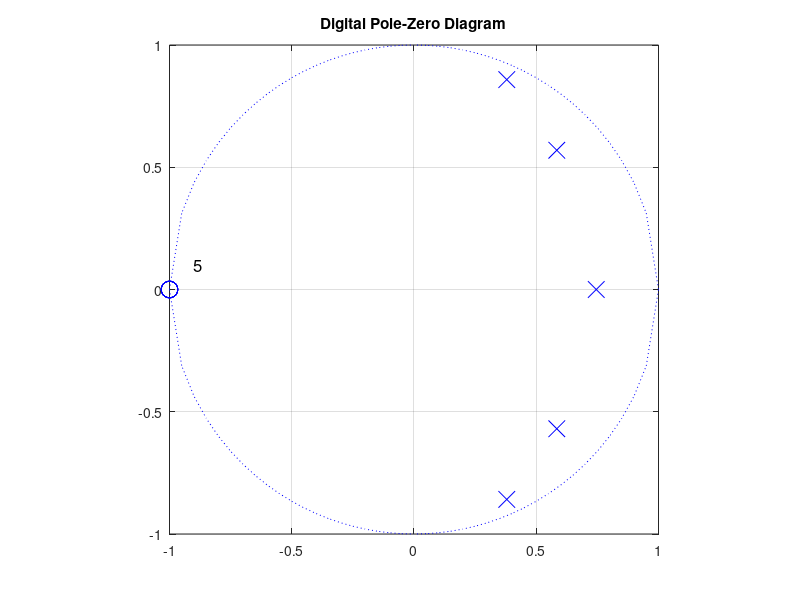
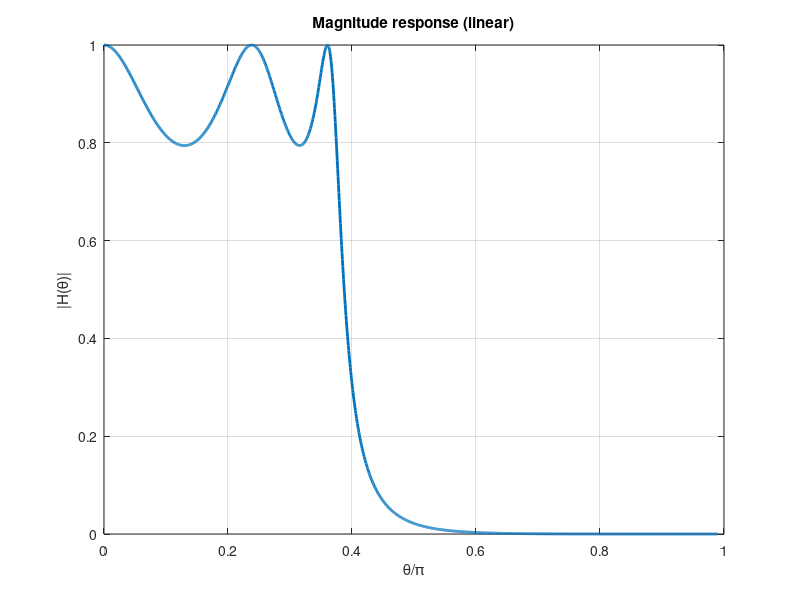
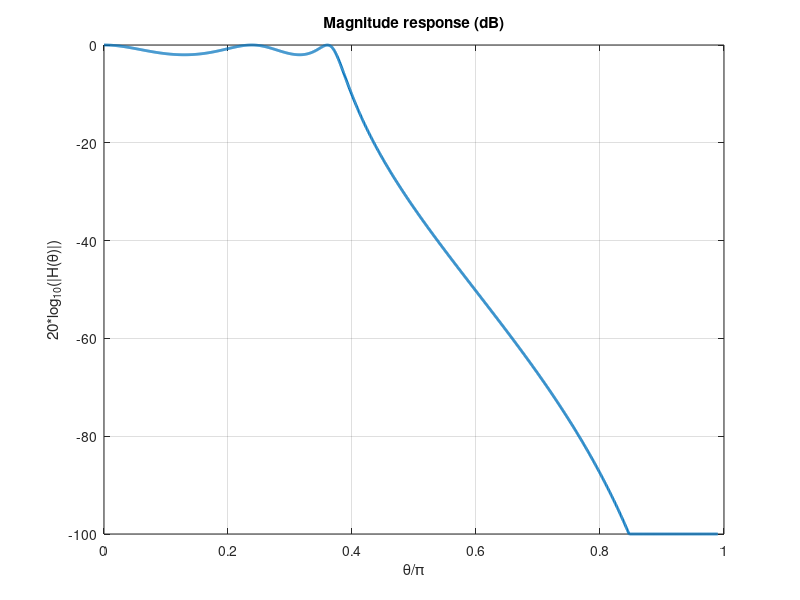
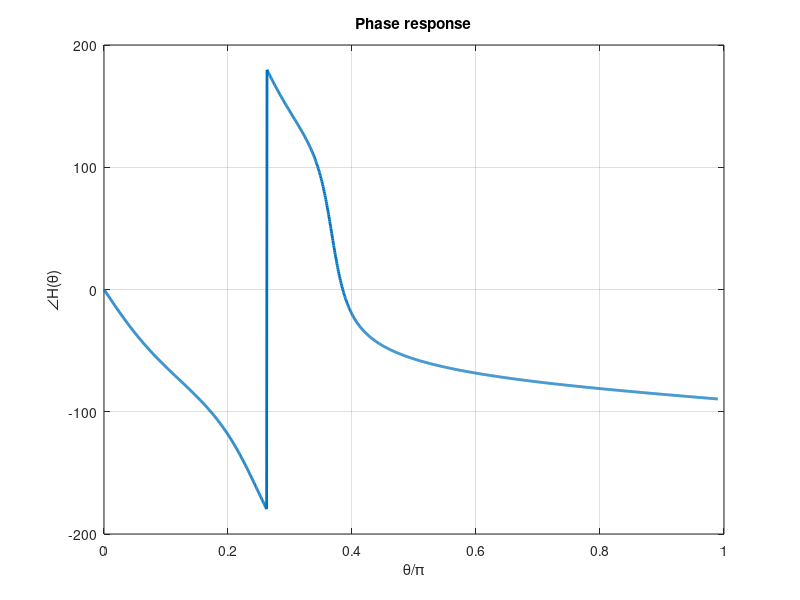

These figures' MATLAB source, in order:
clear all;format long;clc;
Ap=2;As=31;
fp=1500;fs=2100;
fsampling=8000;

excess='stop';
% excess='pass';

%Step 1 Digital Frequencies (f ---> theta)
thetap=2*pi*fp/fsampling
thetas=2*pi*fs/fsampling

%Step 2 Prewarp (theta ---> omega)
wp=2*fsampling*tan(thetap/2)
ws=2*fsampling*tan(thetas/2)

%Step 3 Backward transformation
Wp=1
Ws=ws/wp

%Order of the Normalized Lowpass Filter (Step 4)
n=acosh(sqrt((10^(0.1*As)-1)/(10^(0.1*Ap)-1)))/acosh(Ws)
n=ceil(n)
e=sqrt(10^(0.1*Ap)-1);

%Recalculation of Ap, As, e
Ap1=Ap;
As1=As;
e1=e;
if excess == lower('pass')
    Ap1=10*log10(1+(10^(0.1*As)-1)/cosh(n*acosh(Ws))^2);
    e1=sqrt(10^(0.1*Ap1)-1);
else
    As1=10*log10(1+(10^(0.1*Ap)-1)*cosh(n*acosh(Ws))^2);
end   
Ap1
As1
e1

%Poles and Zeros of the Normalized Lowpass Filter (Step 5)
a=(1/n)*asinh(1/sqrt(10^(0.1*Ap1)-1))
k=0:ceil((n-3)/2);
Sa=-sinh(a)*sin(pi*(2*k+1)/(2*n))+j*cosh(a)*cos(pi*(2*k+1)/(2*n));
Sa=[Sa,conj(Sa)];
Sa=cplxpair(Sa);
Sb=reshape(Sa,[2,ceil((n-1)/2)]);
S=Sa;
if rem(n,2)==1 S=[-sinh(a),Sa]; end
S
% S=[-0.59,-0.3+1j,-0.3-1j]
% w2=10470
% w3=15870
% S=[-0.56,-0.28+1j,-0.28-1j]
% w2=11283
% w3=16919
% S=[-0.54,-0.27+1j,-0.27-1j]
% w2=12127
% w3=18027
% S=[-0.51,-0.26+1j,-0.26-1j]
% w2=12914
% w3=17913
% S=[-0.48,-0.24+1j,-0.24-1j]
% w2=13823
% w3=19079
SZ=realmax*ones(1,n)

%Poles and Zeros of the Frequency Transformed Lowpass Filter (Step 6)
s=wp*S
sz=SZ

%Step 7 Bilinear transformation
pa=(2*fsampling+s)./(2*fsampling-s)
za=(2*fsampling+sz)./(2*fsampling-sz)
pa=cplxpair(pa)
za=cplxpair(za)
if rem(n,2)==1 p=[pa,0];z=[za,0]; else p=pa;z=za; end
p
z

%Step 8 Second order sections and single section
p1=reshape(p,[2,floor((n+1)/2)]);
z1=reshape(z,[2,floor((n+1)/2)]);
DenSOS=[ones(1,floor((n+1)/2));-sum(p1);prod(p1)]
NumSOS=[ones(1,floor((n+1)/2));-sum(z1);prod(z1)]
Den=poly(p);
Num=poly(z);

%Finding the Constant Term b0 (Step 9)
%Step 9 Constant terms
%b0
b0=sum(DenSOS)./sum(NumSOS)
singleb0=prod(b0)

%Plots
x=-1:0.05:1;
ty=sqrt(1-x.^2);
figure(1);
plot(x,ty,':b',x,-ty,':b');
hold on;
plot(real(pa),imag(pa),'bx','MarkerSize',12);hold on;
plot(real(za),imag(za),'bo','MarkerSize',12);grid on;
axis([-1,1,-1,1]);axis square;
nstr=num2str(n);
text(-0.9,0.1,nstr,'FontSize',12);
title('Digital Pole-Zero Diagram');hold off;
theta=0:0.002:pi-0.03;
Q=exp(-j*[0:2]'*theta);
H=singleb0*Num*exp(-j*[0:length(Num)-1]'*theta) ...
./(Den*exp(-j*[0:length(Den)-1]'*theta));
figure(2);plot(theta/pi,abs(H),'LineWidth',2);grid on;
xlabel('\theta/\pi');ylabel('|H(\theta)|');
title('Magnitude response (linear)');
Mag=20*log10(abs(H));
Th=-100;
Mag=(Mag >= Th).*Mag + Th*(Mag < Th);
figure(3);plot(theta/pi,Mag,'LineWidth',2);grid on;
xlabel('\theta/\pi');ylabel('20*log_1_0(|H(\theta)|)');
title('Magnitude response (dB)');
figure(4);plot(theta/pi,angle(H)*180/pi,'LineWidth',2);grid on;
xlabel('\theta/\pi');ylabel('\angleH(\theta)');
title('Phase response');

% %Step 10 (verify)
% H0=abs(H(1))
% H1=abs(H(length(H)))
% thetao=2*atan(wo/(2*fsampling));
% thetac=[thetap,thetas,thetao];
% Qc=exp(-j*[0:2]'*thetac);
% Hc=singleb0*Num*exp(-j*[0:length(Num)-1]'*thetac) ...
% ./(Den*exp(-j*[0:length(Den)-1]'*thetac));
% Hc=20*log10(abs(Hc))
% Ap1
% As1
